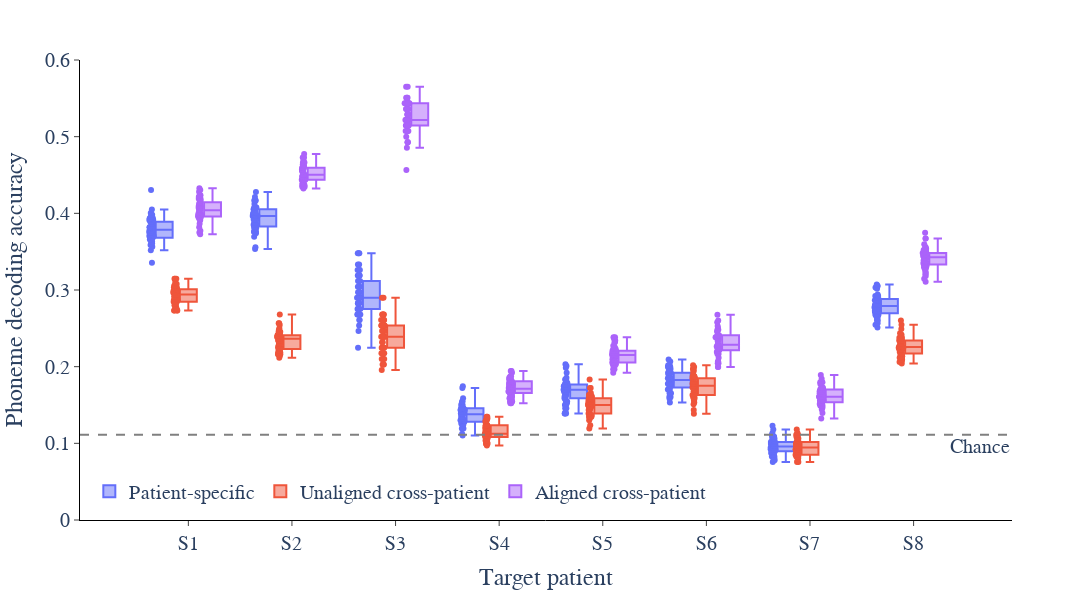

Notebook code for this chart:
### Code cell
fig_ind = 'pAll'
fig_df = decode_df_long[decode_df_long['Phoneme Index'] == fig_ind]
fig = px.box(fig_df, x='Patient', y="accuracy", color='Decoding Context', points='all', width=2300, height=600, color_discrete_sequence=['#636EFA', '#EF553B', '#AB63FA'])
fig.add_hline(y=1/9, line_dash='dash', line_color='grey', annotation_text='Chance', annotation_position='bottom right')
fig.update_layout(
    plot_bgcolor='white',
    legend=dict(
        orientation='h',
        yanchor='bottom',
        y=0.02,
        xanchor='left',
        x=0.01,
        title_text=''
    ),
    title_text='',
    title_x=0.5,
    font=dict(size=20, family='Arial')
)
fig.update_xaxes(
    title='Target patient',
    mirror=False,
    ticks='outside',
    showline=True,
    linecolor='black',
    showgrid=False,
    # tickvals=[0,1,2],
    # range=[-0.5, 2.5]
)
fig.update_yaxes(
    title='Phoneme decoding accuracy',
    mirror=False,
    ticks='outside',
    showline=True,
    linecolor='black',
    showgrid=False,
    range=[0, 0.6]
)

fig.show()

### Figure 1 — Plotly figure (JSON) as saved in the notebook; plotly's stock layout.template omitted (floating-point values rounded to 4 significant figures; data arrays with more than 128 entries replaced by an {"elided": "..."} marker saying what was removed)
{"data": [{"alignmentgroup": "True", "boxpoints": "all", "hovertemplate": "Decoding Context=Patient-specific<br>Patient=%{x}<br>accuracy=%{y}<extra></extra>", "legendgroup": "Patient-specific", "marker": {"color": "#636EFA"}, "name": "Patient-specific", "notched": false, "offsetgroup": "Patient-specific", "orientation": "v", "showlegend": true, "type": "box", "x": {"elided": "400 str values"}, "x0": " ", "xaxis": "x", "y": {"elided": "400 float values"}, "y0": " ", "yaxis": "y"}, {"alignmentgroup": "True", "boxpoints": "all", "hovertemplate": "Decoding Context=Unaligned cross-patient<br>Patient=%{x}<br>accuracy=%{y}<extra></extra>", "legendgroup": "Unaligned cross-patient", "marker": {"color": "#EF553B"}, "name": "Unaligned cross-patient", "notched": false, "offsetgroup": "Unaligned cross-patient", "orientation": "v", "showlegend": true, "type": "box", "x": {"elided": "400 str values"}, "x0": " ", "xaxis": "x", "y": {"elided": "400 float values"}, "y0": " ", "yaxis": "y"}, {"alignmentgroup": "True", "boxpoints": "all", "hovertemplate": "Decoding Context=Aligned cross-patient<br>Patient=%{x}<br>accuracy=%{y}<extra></extra>", "legendgroup": "Aligned cross-patient", "marker": {"color": "#AB63FA"}, "name": "Aligned cross-patient", "notched": false, "offsetgroup": "Aligned cross-patient", "orientation": "v", "showlegend": true, "type": "box", "x": {"elided": "400 str values"}, "x0": " ", "xaxis": "x", "y": {"elided": "400 float values"}, "y0": " ", "yaxis": "y"}], "layout": {"annotations": [{"showarrow": false, "text": "Chance", "x": 1, "xanchor": "right", "xref": "x domain", "y": 0.1111, "yanchor": "top", "yref": "y"}], "boxmode": "group", "font": {"family": "Arial", "size": 20}, "height": 600, "legend": {"orientation": "h", "title": {"text": ""}, "tracegroupgap": 0, "x": 0.01, "xanchor": "left", "y": 0.02, "yanchor": "bottom"}, "margin": {"t": 60}, "plot_bgcolor": "white", "shapes": [{"line": {"color": "grey", "dash": "dash"}, "type": "line", "x0": 0, "x1": 1, "xref": "x domain", "y0": 0.1111, "y1": 0.1111, "yref": "y"}], "title": {"text": "", "x": 0.5}, "width": 2300, "xaxis": {"anchor": "y", "domain": [0, 1], "linecolor": "black", "mirror": false, "showgrid": false, "showline": true, "ticks": "outside", "title": {"text": "Target patient"}}, "yaxis": {"anchor": "x", "domain": [0, 1], "linecolor": "black", "mirror": false, "range": [0, 0.6], "showgrid": false, "showline": true, "ticks": "outside", "title": {"text": "Phoneme decoding accuracy"}}}}
